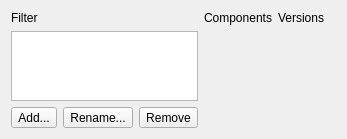
<?xml version="1.0" encoding="UTF-8"?>
<ui version="4.0">
 <class>QHelpFilterSettingsWidget</class>
 <widget class="QWidget" name="QHelpFilterSettingsWidget">
  <property name="geometry">
   <rect>
    <x>0</x>
    <y>0</y>
    <width>347</width>
    <height>127</height>
   </rect>
  </property>
  <property name="windowTitle">
   <string>Form</string>
  </property>
  <layout class="QGridLayout" name="gridLayout">
   <item row="0" column="0" colspan="3">
    <widget class="QLabel" name="filterLabel">
     <property name="text">
      <string>Filter</string>
     </property>
    </widget>
   </item>
   <item row="0" column="3">
    <widget class="QLabel" name="componentsLabel">
     <property name="frameShape">
      <enum>QFrame::NoFrame</enum>
     </property>
     <property name="text">
      <string>Components</string>
     </property>
    </widget>
   </item>
   <item row="0" column="4">
    <widget class="QLabel" name="versionsLabel">
     <property name="text">
      <string>Versions</string>
     </property>
    </widget>
   </item>
   <item row="1" column="0" colspan="3">
    <widget class="QListWidget" name="filterWidget"/>
   </item>
   <item row="1" column="3" rowspan="2">
    <widget class="QOptionsWidget" name="componentWidget" native="true"/>
   </item>
   <item row="1" column="4" rowspan="2">
    <widget class="QOptionsWidget" name="versionWidget" native="true"/>
   </item>
   <item row="2" column="0">
    <widget class="QToolButton" name="addButton">
     <property name="text">
      <string>Add...</string>
     </property>
    </widget>
   </item>
   <item row="2" column="1">
    <widget class="QToolButton" name="renameButton">
     <property name="text">
      <string>Rename...</string>
     </property>
    </widget>
   </item>
   <item row="2" column="2">
    <widget class="QToolButton" name="removeButton">
     <property name="text">
      <string>Remove</string>
     </property>
    </widget>
   </item>
  </layout>
 </widget>
 <customwidgets>
  <customwidget>
   <class>QOptionsWidget</class>
   <extends>QWidget</extends>
   <header>qoptionswidget_p.h</header>
   <container>1</container>
  </customwidget>
 </customwidgets>
 <resources/>
 <connections/>
</ui>
